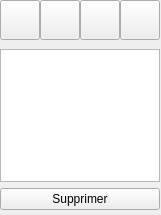
<?xml version="1.0" encoding="UTF-8"?>
<ui version="4.0">
 <class>PlayerManager</class>
 <widget class="QWidget" name="PlayerManager">
  <property name="geometry">
   <rect>
    <x>0</x>
    <y>0</y>
    <width>161</width>
    <height>215</height>
   </rect>
  </property>
  <property name="windowTitle">
   <string>Form</string>
  </property>
  <property name="styleSheet">
   <string notr="true"/>
  </property>
  <widget class="QPushButton" name="Precedent">
   <property name="geometry">
    <rect>
     <x>0</x>
     <y>0</y>
     <width>40</width>
     <height>40</height>
    </rect>
   </property>
   <property name="text">
    <string/>
   </property>
   <property name="icon">
    <iconset resource="iconeslecteur.qrc">
     <normaloff>:/Icones/precedent</normaloff>:/Icones/precedent</iconset>
   </property>
   <property name="iconSize">
    <size>
     <width>30</width>
     <height>30</height>
    </size>
   </property>
  </widget>
  <widget class="QPushButton" name="Suivant">
   <property name="geometry">
    <rect>
     <x>40</x>
     <y>0</y>
     <width>40</width>
     <height>40</height>
    </rect>
   </property>
   <property name="text">
    <string/>
   </property>
   <property name="icon">
    <iconset>
     <normalon>:/Icones/suivant</normalon>
    </iconset>
   </property>
   <property name="iconSize">
    <size>
     <width>30</width>
     <height>30</height>
    </size>
   </property>
  </widget>
  <widget class="QPushButton" name="Aleatoire">
   <property name="geometry">
    <rect>
     <x>80</x>
     <y>0</y>
     <width>40</width>
     <height>40</height>
    </rect>
   </property>
   <property name="text">
    <string/>
   </property>
   <property name="icon">
    <iconset>
     <normalon>:/Icones/aleag</normalon>
    </iconset>
   </property>
   <property name="iconSize">
    <size>
     <width>30</width>
     <height>30</height>
    </size>
   </property>
  </widget>
  <widget class="QPushButton" name="Dossiers">
   <property name="geometry">
    <rect>
     <x>120</x>
     <y>0</y>
     <width>40</width>
     <height>40</height>
    </rect>
   </property>
   <property name="text">
    <string/>
   </property>
   <property name="icon">
    <iconset>
     <normalon>:/Icones/dossiers</normalon>
    </iconset>
   </property>
   <property name="iconSize">
    <size>
     <width>30</width>
     <height>30</height>
    </size>
   </property>
  </widget>
  <widget class="QWidget" name="ListePlaylist" native="true">
   <property name="geometry">
    <rect>
     <x>0</x>
     <y>49</y>
     <width>160</width>
     <height>161</height>
    </rect>
   </property>
   <layout class="QVBoxLayout" name="verticalLayout">
    <item>
     <widget class="QListWidget" name="Playlist">
      <property name="alternatingRowColors">
       <bool>false</bool>
      </property>
      <property name="selectionMode">
       <enum>QAbstractItemView::MultiSelection</enum>
      </property>
     </widget>
    </item>
    <item>
     <widget class="QPushButton" name="Suppression">
      <property name="text">
       <string>Supprimer</string>
      </property>
      <property name="shortcut">
       <string>Del</string>
      </property>
     </widget>
    </item>
   </layout>
  </widget>
 </widget>
 <resources>
  <include location="iconeslecteur.qrc"/>
 </resources>
 <connections/>
</ui>
